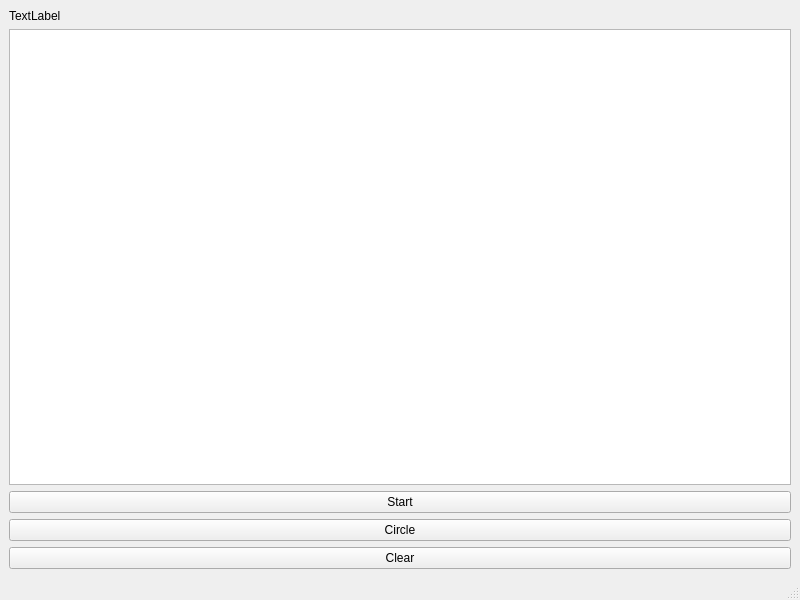
<?xml version="1.0" encoding="UTF-8"?>
<ui version="4.0">
 <class>MainWindow</class>
 <widget class="QMainWindow" name="MainWindow">
  <property name="geometry">
   <rect>
    <x>0</x>
    <y>0</y>
    <width>800</width>
    <height>600</height>
   </rect>
  </property>
  <property name="windowTitle">
   <string>MainWindow</string>
  </property>
  <widget class="QWidget" name="centralwidget">
   <layout class="QVBoxLayout" name="verticalLayout">
    <item>
     <widget class="QLabel" name="label">
      <property name="text">
       <string>TextLabel</string>
      </property>
     </widget>
    </item>
    <item>
     <widget class="QTextBrowser" name="textBrowser"/>
    </item>
    <item>
     <widget class="QPushButton" name="StartStop">
      <property name="text">
       <string>Start</string>
      </property>
     </widget>
    </item>
    <item>
     <widget class="QPushButton" name="ShowCircle">
      <property name="text">
       <string>Circle</string>
      </property>
     </widget>
    </item>
    <item>
     <widget class="QPushButton" name="Clear">
      <property name="text">
       <string>Clear</string>
      </property>
     </widget>
    </item>
   </layout>
  </widget>
  <widget class="QMenuBar" name="menubar">
   <property name="geometry">
    <rect>
     <x>0</x>
     <y>0</y>
     <width>800</width>
     <height>33</height>
    </rect>
   </property>
  </widget>
  <widget class="QStatusBar" name="statusbar"/>
 </widget>
 <resources/>
 <connections/>
</ui>
